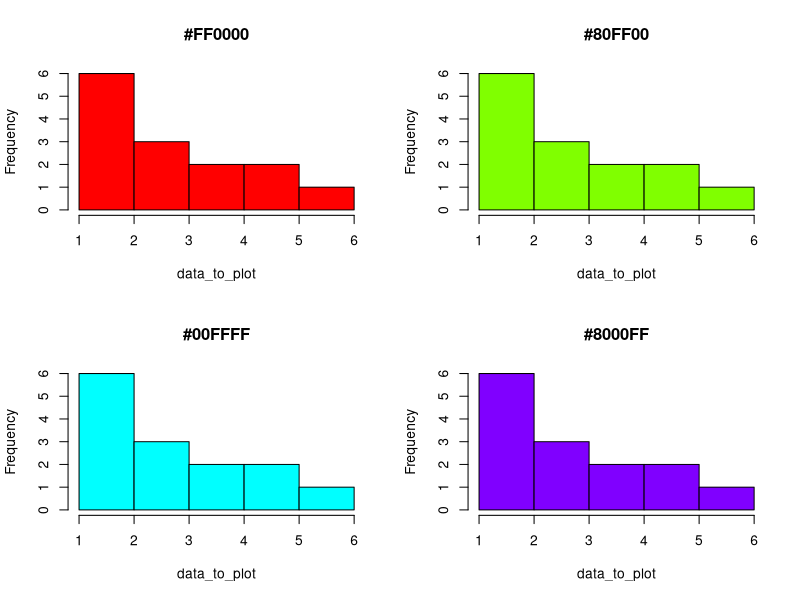

The R script that drew this image:
### Ex.  - for loops and sapply()   ----------------------------------------
# useful commands: for(){ }, print, paste, sample, plot, unique, points, rep, which


### Questions ------------------------------------------------------------------

### 01. Create a for loop to print "The year is xxxx" for 2010-2016.
for (y in 2010:2016){
  print(paste("The year is", y))
}

### 02. Instead of printing the answer from 01, save it as a character vector called 'my_years'. 
# You could do this with a for loop, but that would more difficult and less efficient, 
# so try using sapply()
my_years <- sapply(2010:2016, function(y) paste("The year is", y))
paste("The year is", 2010:2016)

### 03. Use a for loop to solve: Find the 100th number in the Fibonacci series: 1, 1, 2, 3, 5, 8, 13, 21 ... 
fib <- integer(length = 100)# make a vector length 100 of NA's to store the results
fib[1]<-1# set the first value of the vector = 1
fib[2]<-1# set the second value of the vector = 1
for (n in 3:100){# your for loop to fill in the rest of the fib vector
  fib[n] = fib[n-1] + fib[n-2]
}

### BONUS 03b. How many steps into the Fibonacci series until you get the first number over 10,000?
min(which(fib>10000))

### BONUS 04. use sapply() to plot a histogram of the data below 4 times, 
# in 4 different colors. 
# For extra style, title the plot by it's color, e.g. the red plot is titled "red"
data_to_plot = c(1,3,4,5,6,3,3,4,5,1,1,1,1,1)
par(mfrow = c(2,2))
sapply(rainbow(4), function(x) hist(data_to_plot, main = x, col = x))

### BONUS 05. How would you do question 2 above (print "The year is xxxx" for 2010-2016)
#  without using sapply() or a for loop?



